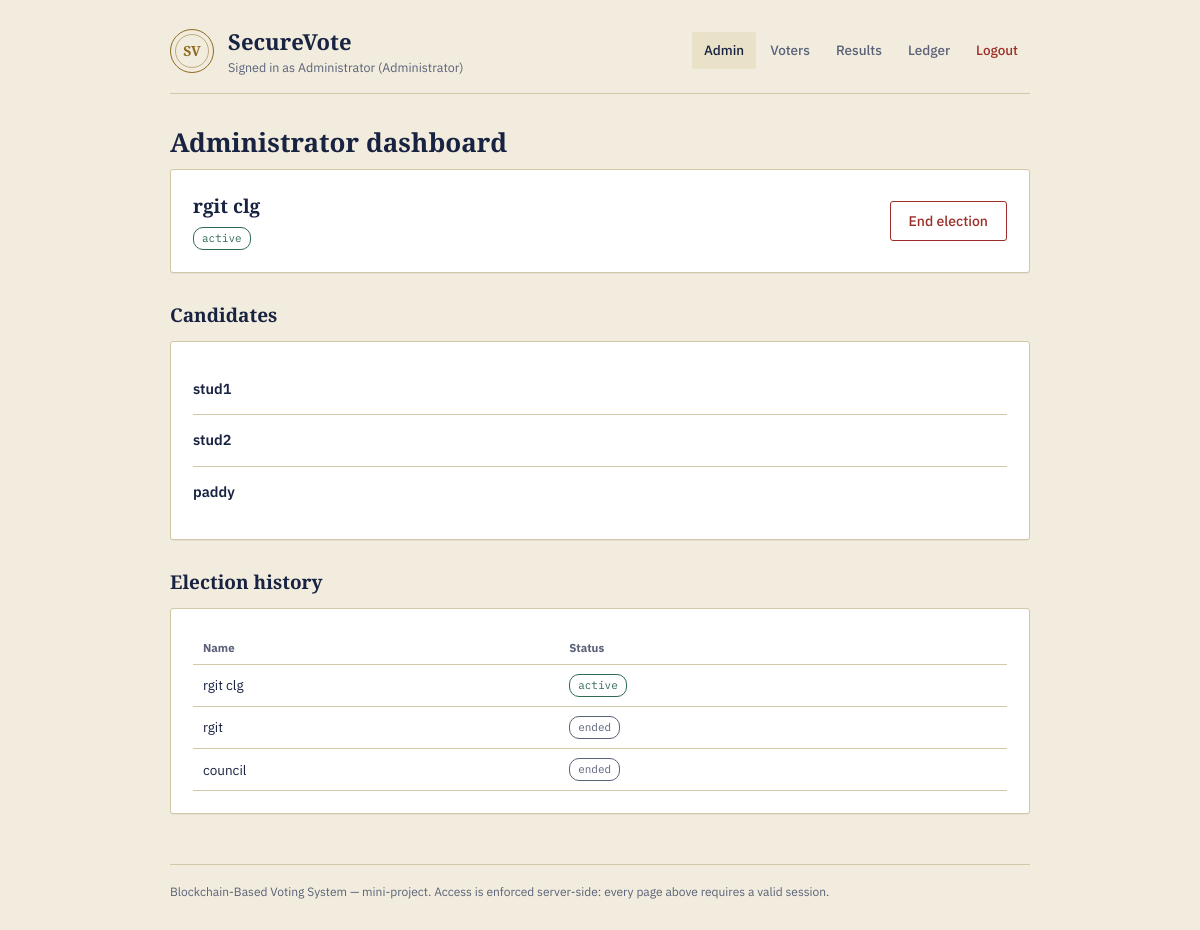
The page /admin/dashboard (signed in) on the database its author committed.
### tables this page shows
CREATE TABLE elections (
            id INTEGER PRIMARY KEY AUTOINCREMENT,
            name TEXT NOT NULL,
            start_time TEXT,
            end_time TEXT,
            status TEXT NOT NULL DEFAULT 'pending'  -- pending | active | ended
        );

CREATE TABLE candidates (
            id INTEGER PRIMARY KEY AUTOINCREMENT,
            election_id INTEGER NOT NULL REFERENCES elections(id),
            name TEXT NOT NULL,
            party TEXT,
            contract_candidate_id INTEGER
        );

### app.py (the view)
@app.route("/admin/dashboard")
@admin_required
def admin_dashboard():
    conn = get_conn()
    elections = conn.execute("SELECT * FROM elections ORDER BY id DESC").fetchall()
    current = conn.execute(
        "SELECT * FROM elections WHERE status IN ('pending','active') ORDER BY id DESC LIMIT 1"
    ).fetchone()
    candidates = []
    if current:
        candidates = conn.execute(
            "SELECT * FROM candidates WHERE election_id=?", (current["id"],)
        ).fetchall()
    conn.close()
    return render_template(
        "admin_dashboard.html", elections=elections, current=current, candidates=candidates
    )

### app.py (called while the page is built)
def admin_required(view):
    @functools.wraps(view)
    def wrapped(*args, **kwargs):
        if not session.get("is_admin"):
            flash("Admin login required.", "err")
            return redirect(url_for("admin_login"))
        return view(*args, **kwargs)
    return wrapped

### database/db.py (called while the page is built)
def get_conn():
    os.makedirs(os.path.dirname(DB_PATH), exist_ok=True)
    conn = sqlite3.connect(DB_PATH)
    conn.row_factory = sqlite3.Row
    conn.execute("PRAGMA foreign_keys = ON")
    return conn

### templates/admin_dashboard.html (shortened to what this page needs)
{% extends "base.html" %}
{% set active = 'admin' %}
{% block content %}
<h1 class="page-title">Administrator dashboard</h1>
{% if not current %}
  <p class="section-sub">There is no pending or active election. Create one below.</p>
  <div class="card">
    <h2 class="section-title" style="margin-top:0;">Create election</h2>
    <form method="POST" action="{{ url_for('admin_create_election') }}" class="stack">
      <div class="field">
        <label for="name">Election name</label>
        <input type="text" id="name" name="name" placeholder="e.g. College Student Council Election 2026" required>
      </div>
      <div class="grid-2">
        <div class="field">
          <label for="start_time">Start time (optional)</label>
          <input type="datetime-local" id="start_time" name="start_time">
        </div>
        <div class="field">
          <label for="end_time">End time (optional)</label>
          <input type="datetime-local" id="end_time" name="end_time">
        </div>
      </div>
      <button class="btn" type="submit">Create election</button>
    </form>
  </div>
{% else %}
  <div class="card">
    <div style="display:flex; align-items:center; justify-content:space-between; flex-wrap:wrap; gap:10px;">
      <div>
        <h2 class="section-title" style="margin:0 0 4px;">{{ current.name }}</h2>
        <span class="badge {{ current.status }}">{{ current.status }}</span>
      </div>
      <div style="display:flex; gap:8px;">
        {% if current.status == 'pending' %}
          <form method="POST" action="{{ url_for('admin_start_election') }}">
            <input type="hidden" name="election_id" value="{{ current.id }}">
            <button class="btn" type="submit">Start election</button>
          </form>
        {% elif current.status == 'active' %}
          <form method="POST" action="{{ url_for('admin_end_election') }}">
            <button class="btn btn-danger" type="submit">End election</button>
          </form>
        {% endif %}
      </div>
    </div>
  </div>
  <h2 class="section-title">Candidates</h2>
  <div class="card">
    {% if not candidates %}
      <div class="empty-note">No candidates added yet.</div>
    {% else %}
      {% for c in candidates %}
        <div class="candidate-row">
          <div style="flex:1;">
            <div class="cand-name">{{ c.name }}</div>
          </div>
        </div>
      {% endfor %}
    {% endif %}
  </div>
{% endif %}
<h2 class="section-title">Election history</h2>
<div class="card">
  {% if not elections %}
    <div class="empty-note">No elections yet.</div>
  {% else %}
    <table class="simple">
      <thead><tr><th>Name</th><th>Status</th></tr></thead>
      <tbody>
        {% for e in elections %}
        <tr><td>{{ e.name }}</td><td><span class="badge {{ e.status }}">{{ e.status }}</span></td></tr>
        {% endfor %}
      </tbody>
    </table>
  {% endif %}
</div>
{% endblock %}

### static/css/style.css (style rules this page uses)
:root { --bg:#F1ECDD; --surface:#FFFFFF; --surface-alt:#E9E1C8; --ink:#182241; --ink-soft:#5A6178; --gold:#8E6A1F; --green:#2F6B4F; --red:#9C2E27; --line:#D2C7A6; --shadow: 0 1px 0 rgba(24,34,65,0.06); --radius:3px; --sans:'IBM Plex Sans', system-ui, sans-serif; --serif:'Spectral', Georgia, serif; --mono:'IBM Plex Mono', Consolas, monospace; }
* { box-sizing:border-box; }
html,body { margin:0;padding:0; }
body { background:var(--bg); color:var(--ink); font-family:var(--sans); font-size:15px; line-height:1.55; -webkit-font-smoothing:antialiased; }
h1.page-title { font-family:var(--serif); font-weight:600; font-size:26px; margin:0 0 6px; }
h2.section-title { font-family:var(--serif); font-weight:600; font-size:19px; margin:28px 0 10px; }
.card { background:var(--surface); border:1px solid var(--line); border-radius:var(--radius); padding:22px; box-shadow:var(--shadow); margin-bottom:18px; }
.btn { display:inline-block; background:var(--ink); color:var(--bg); border:none; border-radius:var(--radius); padding:10px 18px; font-family:var(--sans); font-weight:500; font-size:14px; cursor:pointer; text-decoration:none; }
.btn-danger { background:none; border:1px solid var(--red); color:var(--red); }
.badge { display:inline-flex; align-items:center; gap:5px; font-size:11px; font-family:var(--mono); padding:2px 8px; border-radius:10px; border:1px solid var(--line); color:var(--ink-soft); }
.badge.active { border-color:var(--green); color:var(--green); }
.badge.ended { border-color:var(--ink-soft); color:var(--ink-soft); }
.candidate-row { display:flex; align-items:center; gap:14px; padding:14px 0; border-bottom:1px solid var(--line); }
.candidate-row:last-child { border-bottom:none; }
.cand-name { font-weight:600; font-size:14.5px; }
table.simple { width:100%; border-collapse:collapse; font-size:13.5px; }
table.simple th { text-align:left; font-size:11.5px; color:var(--ink-soft); border-bottom:1px solid var(--line); padding:8px 10px; }
table.simple td { padding:9px 10px; border-bottom:1px solid var(--line); }

### rows shown on the page
elections: name "rgit clg", status "active"
candidates: name "stud1"
candidates: name "stud2"
candidates: name "paddy"
elections: name "rgit", status "ended"
elections: name "council", status "ended"

### other values the page prints
{{ session['name'] }} "Administrator"
